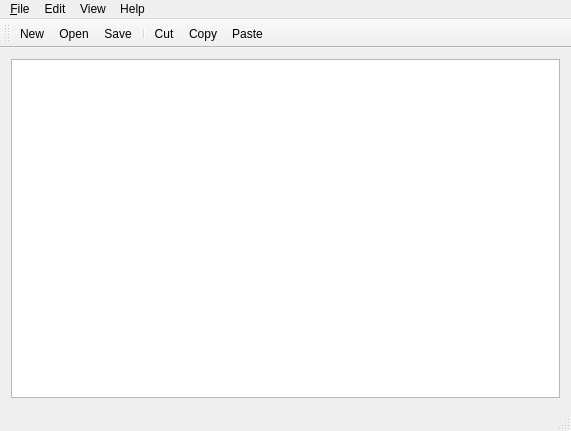
<?xml version="1.0" encoding="UTF-8"?>
<ui version="4.0">
 <class>MainWindow</class>
 <widget class="QMainWindow" name="MainWindow">
  <property name="geometry">
   <rect>
    <x>0</x>
    <y>0</y>
    <width>571</width>
    <height>431</height>
   </rect>
  </property>
  <property name="sizePolicy">
   <sizepolicy hsizetype="Expanding" vsizetype="Expanding">
    <horstretch>0</horstretch>
    <verstretch>0</verstretch>
   </sizepolicy>
  </property>
  <property name="windowTitle">
   <string>MainWindow</string>
  </property>
  <property name="iconSize">
   <size>
    <width>32</width>
    <height>32</height>
   </size>
  </property>
  <property name="dockOptions">
   <set>QMainWindow::AllowTabbedDocks|QMainWindow::AnimatedDocks|QMainWindow::VerticalTabs</set>
  </property>
  <widget class="QWidget" name="centralWidget">
   <layout class="QGridLayout" name="gridLayout">
    <item row="0" column="0">
     <widget class="QTextEdit" name="textEdit">
      <property name="sizePolicy">
       <sizepolicy hsizetype="Expanding" vsizetype="Expanding">
        <horstretch>0</horstretch>
        <verstretch>0</verstretch>
       </sizepolicy>
      </property>
      <property name="readOnly">
       <bool>false</bool>
      </property>
     </widget>
    </item>
   </layout>
  </widget>
  <widget class="QMenuBar" name="menuBar">
   <property name="geometry">
    <rect>
     <x>0</x>
     <y>0</y>
     <width>571</width>
     <height>21</height>
    </rect>
   </property>
   <widget class="QMenu" name="menuArchivo">
    <property name="title">
     <string>&amp;File</string>
    </property>
    <addaction name="actionNew"/>
    <addaction name="actionOpen"/>
    <addaction name="actionSave"/>
    <addaction name="actionSaveAs"/>
    <addaction name="separator"/>
    <addaction name="actionClose"/>
    <addaction name="separator"/>
    <addaction name="actionExit"/>
    <addaction name="separator"/>
   </widget>
   <widget class="QMenu" name="menuVer">
    <property name="title">
     <string>View</string>
    </property>
    <addaction name="actionSelectFont"/>
   </widget>
   <widget class="QMenu" name="menuEditar">
    <property name="title">
     <string>Edit</string>
    </property>
    <addaction name="actionUndo"/>
    <addaction name="actionRedo"/>
    <addaction name="separator"/>
    <addaction name="actionCut"/>
    <addaction name="actionCopy"/>
    <addaction name="actionPaste"/>
   </widget>
   <widget class="QMenu" name="menuAyuda">
    <property name="title">
     <string>Help</string>
    </property>
    <addaction name="actionAboutQt"/>
    <addaction name="separator"/>
    <addaction name="actionAbout"/>
   </widget>
   <addaction name="menuArchivo"/>
   <addaction name="menuEditar"/>
   <addaction name="menuVer"/>
   <addaction name="menuAyuda"/>
  </widget>
  <widget class="QToolBar" name="mainToolBar">
   <attribute name="toolBarArea">
    <enum>TopToolBarArea</enum>
   </attribute>
   <attribute name="toolBarBreak">
    <bool>true</bool>
   </attribute>
   <addaction name="actionNew"/>
   <addaction name="actionOpen"/>
   <addaction name="actionSave"/>
   <addaction name="separator"/>
   <addaction name="actionCut"/>
   <addaction name="actionCopy"/>
   <addaction name="actionPaste"/>
  </widget>
  <widget class="QStatusBar" name="statusBar"/>
  <action name="actionNew">
   <property name="icon">
    <iconset resource="icons.qrc">
     <normaloff>:/icons/new.png</normaloff>:/icons/new.png</iconset>
   </property>
   <property name="text">
    <string>New</string>
   </property>
   <property name="toolTip">
    <string>Create a new document</string>
   </property>
   <property name="shortcut">
    <string>Ctrl+N</string>
   </property>
  </action>
  <action name="actionExit">
   <property name="text">
    <string>Quit</string>
   </property>
   <property name="toolTip">
    <string>Close all and quit</string>
   </property>
  </action>
  <action name="actionClose">
   <property name="text">
    <string>Close</string>
   </property>
   <property name="toolTip">
    <string>Close this document</string>
   </property>
   <property name="shortcut">
    <string>Ctrl+W</string>
   </property>
  </action>
  <action name="actionSelectFont">
   <property name="text">
    <string>Change main font..</string>
   </property>
   <property name="toolTip">
    <string>Selecciona la fuente del texto</string>
   </property>
  </action>
  <action name="actionAbout">
   <property name="text">
    <string>About</string>
   </property>
  </action>
  <action name="actionAboutQt">
   <property name="text">
    <string>About Qt</string>
   </property>
  </action>
  <action name="actionCut">
   <property name="icon">
    <iconset resource="icons.qrc">
     <normaloff>:/icons/cut.png</normaloff>:/icons/cut.png</iconset>
   </property>
   <property name="text">
    <string>Cut</string>
   </property>
   <property name="toolTip">
    <string>Cut</string>
   </property>
   <property name="shortcut">
    <string>Ctrl+X</string>
   </property>
  </action>
  <action name="actionCopy">
   <property name="icon">
    <iconset resource="icons.qrc">
     <normaloff>:/icons/copy.png</normaloff>:/icons/copy.png</iconset>
   </property>
   <property name="text">
    <string>Copy</string>
   </property>
   <property name="shortcut">
    <string>Ctrl+C</string>
   </property>
  </action>
  <action name="actionPaste">
   <property name="icon">
    <iconset resource="icons.qrc">
     <normaloff>:/icons/paste.png</normaloff>:/icons/paste.png</iconset>
   </property>
   <property name="text">
    <string>Paste</string>
   </property>
   <property name="toolTip">
    <string>Paste from clipboard</string>
   </property>
   <property name="shortcut">
    <string>Ctrl+V</string>
   </property>
  </action>
  <action name="actionUndo">
   <property name="text">
    <string>Undo</string>
   </property>
   <property name="toolTip">
    <string>Undo last edit</string>
   </property>
   <property name="shortcut">
    <string>Ctrl+Z</string>
   </property>
  </action>
  <action name="actionRedo">
   <property name="text">
    <string>Redo</string>
   </property>
   <property name="toolTip">
    <string>Redo last edit</string>
   </property>
   <property name="shortcut">
    <string>Ctrl+Y</string>
   </property>
  </action>
  <action name="actionOpen">
   <property name="icon">
    <iconset resource="icons.qrc">
     <normaloff>:/icons/open.png</normaloff>:/icons/open.png</iconset>
   </property>
   <property name="text">
    <string>Open</string>
   </property>
   <property name="toolTip">
    <string>Open a document</string>
   </property>
   <property name="shortcut">
    <string>Ctrl+O</string>
   </property>
  </action>
  <action name="actionSave">
   <property name="icon">
    <iconset resource="icons.qrc">
     <normaloff>:/icons/save.png</normaloff>:/icons/save.png</iconset>
   </property>
   <property name="text">
    <string>Save</string>
   </property>
   <property name="toolTip">
    <string>Save document</string>
   </property>
   <property name="shortcut">
    <string>Ctrl+S</string>
   </property>
  </action>
  <action name="actionSaveAs">
   <property name="text">
    <string>Save as..</string>
   </property>
   <property name="toolTip">
    <string>Save document as..</string>
   </property>
   <property name="shortcut">
    <string>Ctrl+Shift+S</string>
   </property>
  </action>
 </widget>
 <layoutdefault spacing="6" margin="11"/>
 <resources>
  <include location="icons.qrc"/>
 </resources>
 <connections/>
</ui>
